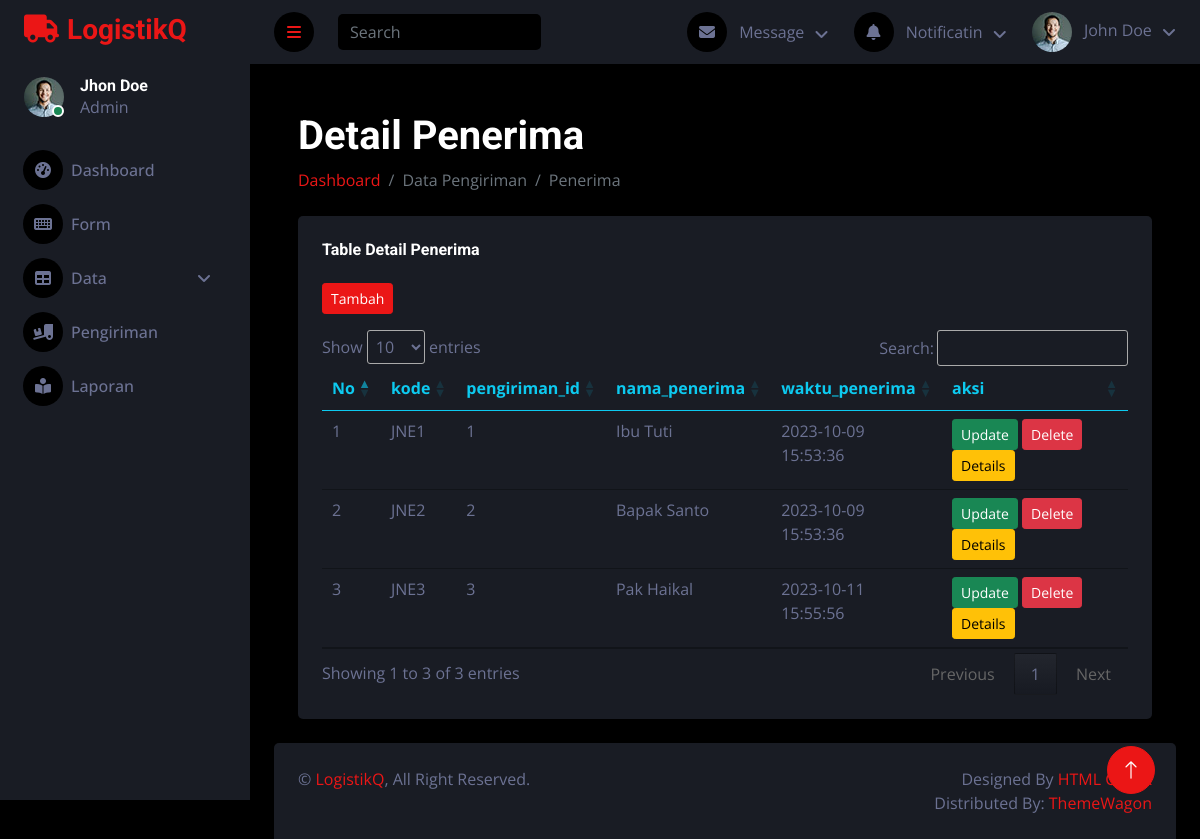
The page /LogistikQ/index.php?url=Pages/detail_penerima/dtdetail_penerima on the database as committed earlier.
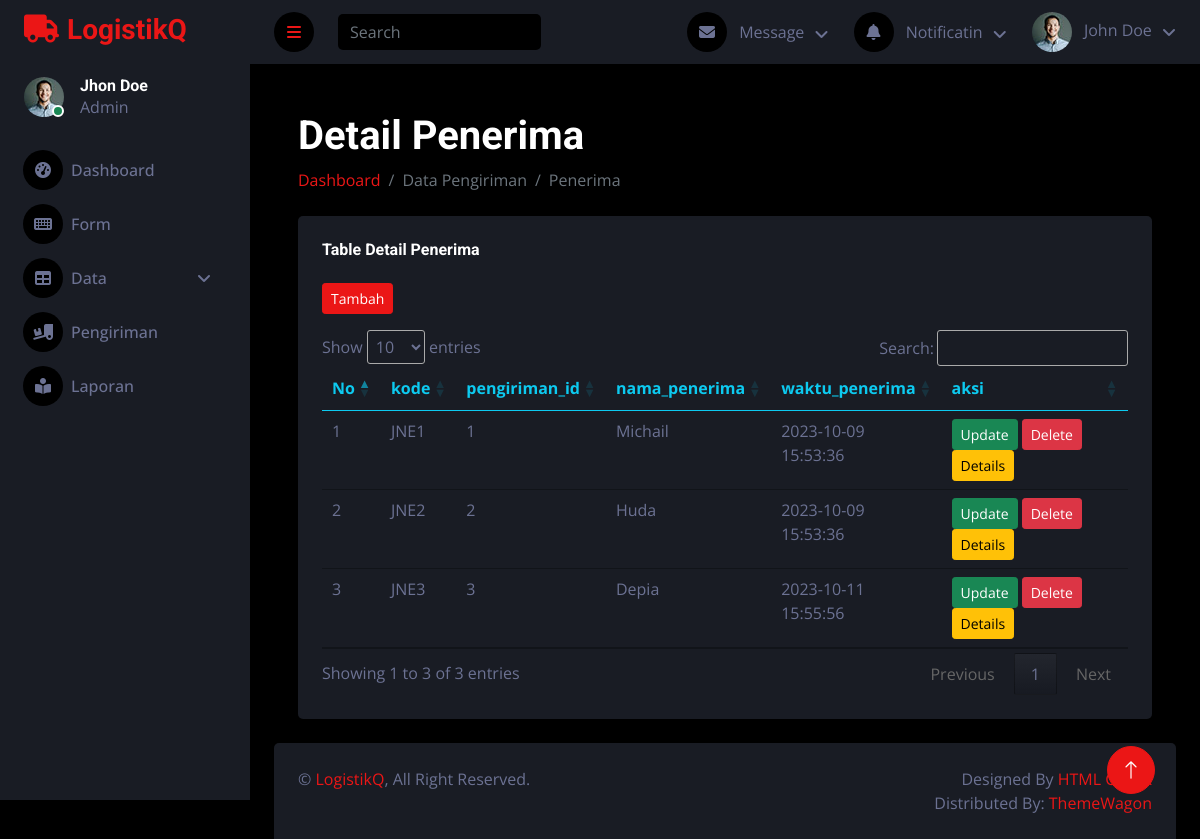
The same page on the database as committed later.
### tables this page shows
CREATE TABLE `detail_penerimaan` (
  `id` int(11) NOT NULL,
  `kode` varchar(45) NOT NULL,
  `pengiriman_id` int(11) NOT NULL,
  `nama_penerima` varchar(45) NOT NULL,
  `waktu_penerima` datetime NOT NULL
);

### LogistikQ/models/detail_penerima.php (called while the page is built, shortened)
<?php
class detail_penerimaan
{
    private $koneksi;
    public function __construct()
    {
        global $dbh;
        $this->koneksi = $dbh;
    }
    public function datadetail_penerimaan()
    {
        $sql = "SELECT * FROM detail_penerimaan";
        $ps = $this->koneksi->prepare($sql);
        $ps->execute();
        $rs = $ps->fetchALL();
        return $rs;
    }
}

### LogistikQ/Pages/detail_penerima/dtdetail_penerima.php (the view, shortened to what this page needs)
<?php
$model = new detail_penerimaan();
$data_detail_penerimaan = $model->datadetail_penerimaan();
?>
<div class="container-fluid pt-4 px-4">
    <h1 class="mt-4">Detail Penerima</h1>
    <ol class="breadcrumb mb-4">
        <li class="breadcrumb-item"><a href="index.php?url=dashboard">Dashboard</a></li>
        <li class="breadcrumb-item active">Data Pengiriman</li>
        <li class="breadcrumb-item active">Penerima</li>
    </ol>
    <div class="row g-4">
        <div class="col-12">
            <div class="bg-secondary rounded h-100 p-4">
                <h6 class="mb-4">Table Detail Penerima</h6>
                <a href="index.php?url=Pages/detail_penerima/detail_penerima_form">
                    <button class="btn btn-sm btn-primary mb-3">Tambah</button></a>
                <div class="table-responsive">
                    <table id="datapegawai" class="table">
                        <thead>
                            <tr>
                                <th class="text-info" scope="col">No</th>
                                <th class="text-info" scope="col">kode</th>
                                <th class="text-info" scope="col">pengiriman_id</th>
                                <th class="text-info" scope="col">nama_penerima</th>
                                <th class="text-info" scope="col">waktu_penerima</th>
                                <th class="text-info" scope="col">aksi</th>
                            </tr>
                        </thead>
                        <tbody>
                            <?php $id = 1; ?>
                            <?php foreach ($data_detail_penerimaan as $row): ?>
                                <tr>
                                    <td>
                                        <?= $id; ?>
                                    </td>
                                    <td>
                                        <?= $row['kode']; ?>
                                    </td>
                                    <td>
                                        <?= $row['pengiriman_id']; ?>
                                    </td>
                                    <td>
                                        <?= $row['nama_penerima']; ?>
                                    </td>
                                    <td>
                                        <?= $row['waktu_penerima']; ?>
                                    </td>
                                    <td>
                                        <form action="Pages/detail_penerima/detail_penerimacontroller.php" method="POST">
                                            <a href="index.php?url=Pages/detail_penerima/detail_penerima_form&idedit=<?= $row['id'] ?>">
                                                <button type="button" class="btn btn-success btn-sm">Update</button>
                                            </a>
                                            <button type="submit" class="btn btn-danger btn-sm" name="proses" value="hapus"
                                            onclick="return confirm('Apakah anda yakin ingin menghapusnya?')">Delete</button>
                                            <a href="index.php?url=Pages/detail_penerima/penerimaan&id=<?= $row['id'] ?>">
                                                <button type="button" class="btn btn-warning btn-sm">Details</button>
                                            </a>
                                        </form>
                                    </td>
                                </tr>
                                <?php $id++; ?>
                            <?php endforeach; ?>
                        </tbody>
                    </table>
                </div>
            </div>
        </div>
    </div>
</div>

Rows that differ between the two databases and show on the page:
changed detail_penerimaan "JNE1": nama_penerima "Ibu Tuti" → "Michail"
changed detail_penerimaan "JNE2": nama_penerima "Bapak Santo" → "Huda"
changed detail_penerimaan "JNE3": nama_penerima "Pak Haikal" → "Depia"
